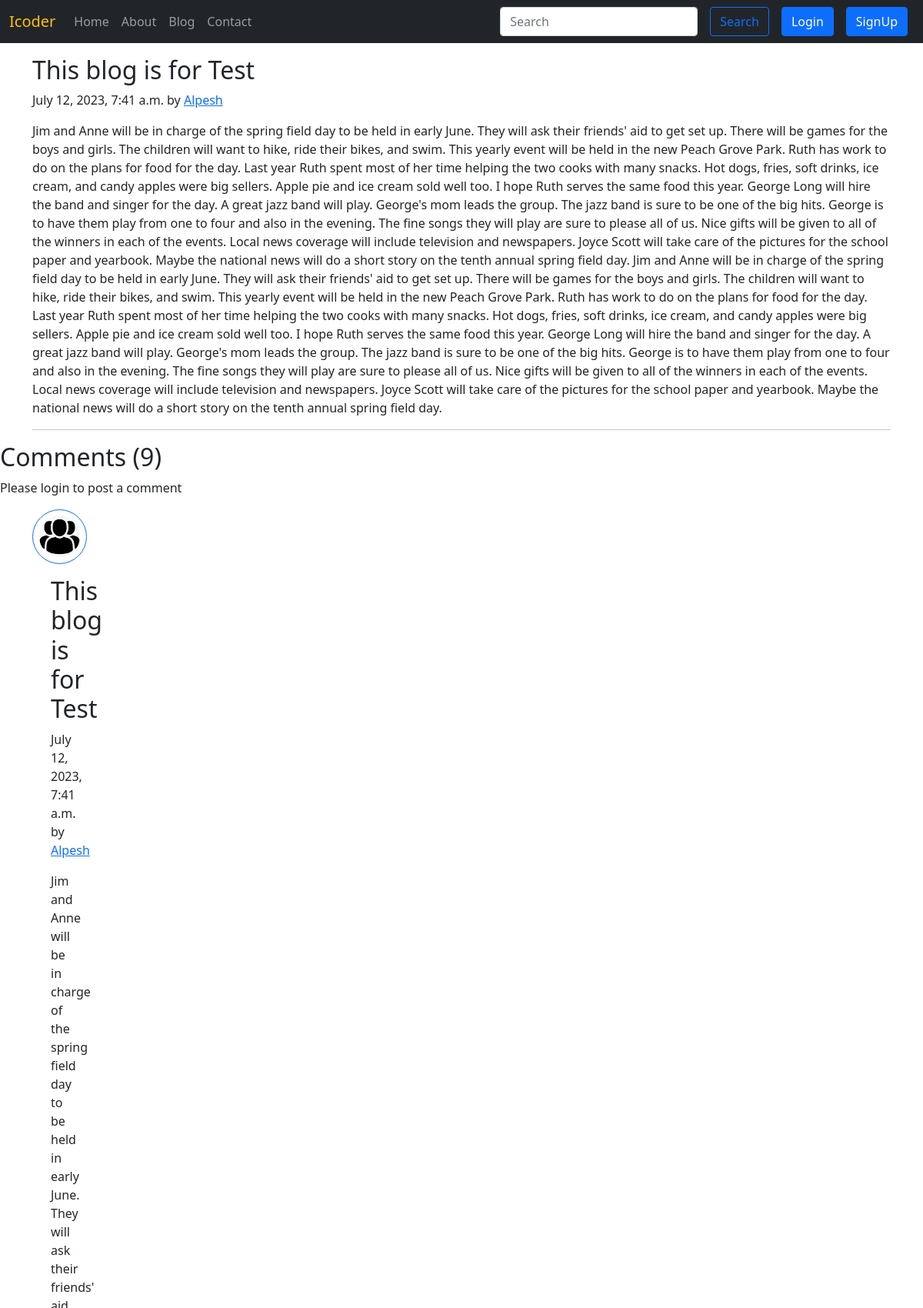
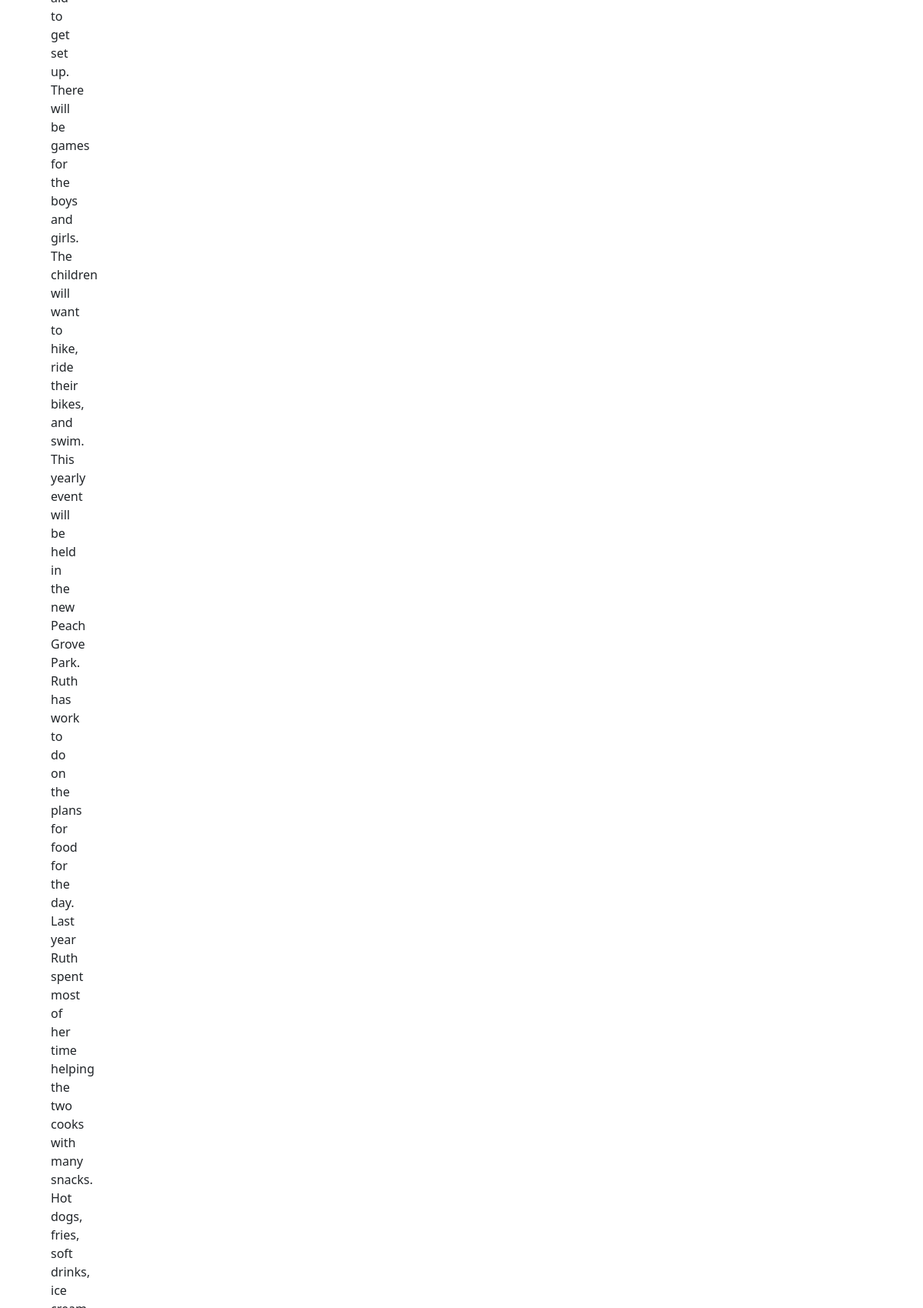
/blog/first-post (upper part), run on the app's committed database (2 pictures, top to bottom).
### blog/models.py (models this page shows, shortened)
class Post(models.Model):
    sno = models.AutoField(auto_created = True,primary_key = True)
    title = models.CharField(max_length=255, null=False, blank=False)
    content = models.TextField(null=False, blank=False)
    author = models.CharField(max_length=70, null=False, blank=False)
    slug = models.CharField(max_length=130, null=False, blank=False)
    timestamp = models.DateTimeField(null=False, blank=False)

class BlogComment(models.Model):
    sno = models.AutoField(auto_created = True,primary_key = True)
    comment = models.TextField(null=False, blank=False)
    user = models.ForeignKey(User, on_delete=models.CASCADE, null=False, blank=False)
    post = models.ForeignKey(Post,on_delete=models.CASCADE, null=False, blank=False)
    parent = models.ForeignKey("self", on_delete=models.CASCADE, null=True)
    timestamp = models.DateTimeField(default=now)
    def __str__(self):
     return self.comment[0:13]

### blog/views.py (the view)
# urls.py: path('<str:slug>', views.blogPost, name='blogPost'),
def blogPost(request, slug):
    post = Post.objects.filter(slug=slug).first()
    comments = BlogComment.objects.filter(post=post, parent=None)
    replies = BlogComment.objects.filter(post=post).exclude(parent=None)
    replyDict = {}
    for reply in replies:
        if reply.parent.sno not in replyDict.keys():
            replyDict[reply.parent.sno] = [reply]
        else:
            replyDict[reply.parent.sno].append(reply)
    print(comments, replies)
    context = {
        "post": post,
        "comments": comments,
        "user": request.user,
        "replyDict": replyDict,
    }
    return render(request, "blog/blogPost.html", context)

### blog/templatetags/extras.py (called while the page is built)
@register.filter(name='get_val')
def get_val(dict, key):
    return dict.get(key)

### templates/blog/blogPost.html (shortened to what this page needs)
{% extends 'base.html' %}
{% block body%}
{% load humanize %}
{% load extras %}
<div class="container my-3">
    <h2 class="blog-post-title">{{post.title}}</h2>
    <p class="blog-post-meta">{{post.timestamp}} by <a href="/about">{{post.author}}</a></p>
    <p>{{post.content|safe}}</p>
    <hr>
</div>
       <h2>Comments ({{comments.count}})</h2>
       <div class="my-2">
           {% if user.is_authenticated %}
             <form action="/blog/postComment" method="post">
                {% csrf_token %}
               <div class="form-group">
                  <label for="exampleInputEmail1">Post Comment</label>
                  <input type="text" class="form-control" name="comment" placeholder="Enter comment here">
               </div>
                  <input type="hidden" name="postSno" value="{{post.sno}}">
                  <input type="hidden" name="parentSno" value="{{comment.sno}}">
                  <button type="submit" class="btn btn-primary">Submit</button>
             </form>
           {% else %}
           <p>Please login to post a comment</p>
           {% endif %}
       </div>
  <div class="container">
      {% for comment in comments %}
      <div class="row my-3">
       <div class="col-md-1">
        <img class="rounded-circle mx-auto d-block w-100 p-2 border border-primary" src="/static/user.png.png"
            alt="user">
         <div class="container my-3">
            <h2 class="blog-post-title">{{post.title}}</h2>
            <p class="blog-post-meta">{{post.timestamp}} by <a href="/about">{{post.author}}</a></p>
            <p>{{post.content|safe}}</p>
         </div>
            {% endfor %}
        </div>
        {% endblock body %}

### data on the page
Post: title "This blog is for Test", timestamp "July 12, 2023, 7:41 a.m.", author "Alpesh", content "Jim and Anne will be in charge of the spring field day to be held in early June. They will ask their friends' aid to get set up. There will be games for the boys and girls. The children will want to hike, ride their bikes, and swim. This yearly event will be held in the new Peach Grove Park. Ruth has work to do on the plans for food for the day. Last year Ruth spent most of her time helping the two cooks with many snacks. Hot dogs, fries, soft drinks, ice cream, and candy apples were big sellers. Apple pie and ice cream sold well too. I hope Ruth serves the same food this year. George Long will hire the band and singer for the day. A great jazz band will play. George's mom leads the group.…"

### other printed values
{{ comments.count }} "9"
